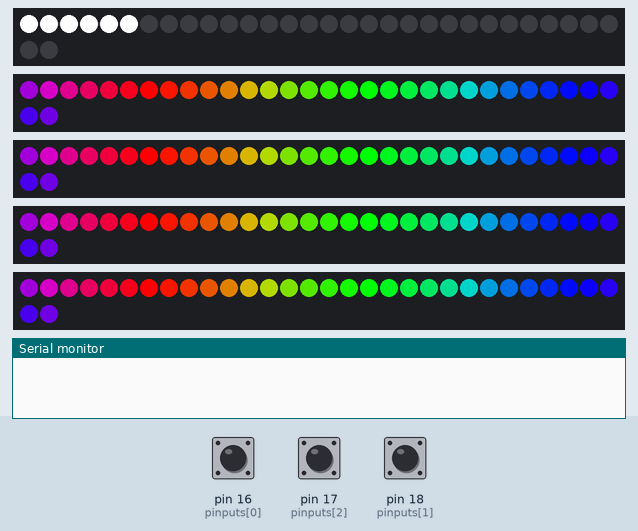
Simulated run of this sketch. Board: Arduino Uno, built with avr-gcc and run on an emulated ATmega328P. Parts: 5 × 32 RGB LEDs in strip order, left to right, continuing on the next row, the last lines printed to the serial monitor. The test bench sets the inputs (shaded band); at power-on: pin 16 (pinputs[0]) HIGH, pin 17 (pinputs[2]) HIGH, pin 18 (pinputs[1]) HIGH. Dim RGB values are drawn brighter than linear; random numbers use the default seed unless the sketch sets one.

Above: at 1.2 s.
1.3 s: pin 16 (pinputs[0]) pulled LOW for 0.15 s
At 1.71 s:
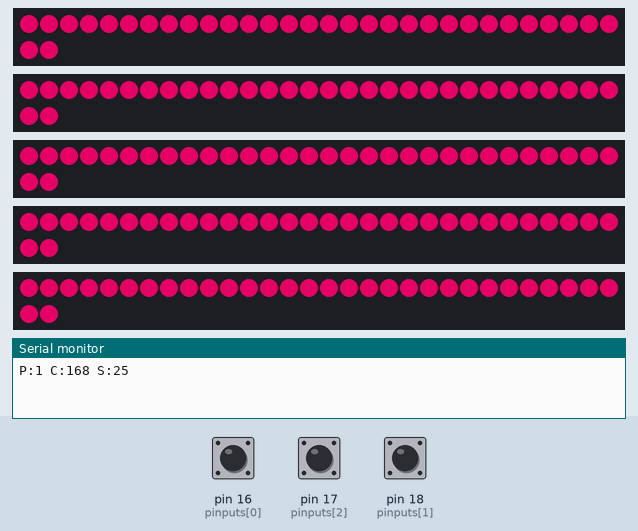
2.0 s: pin 17 (pinputs[2]) pulled LOW for 0.15 s
At 2.33 s:
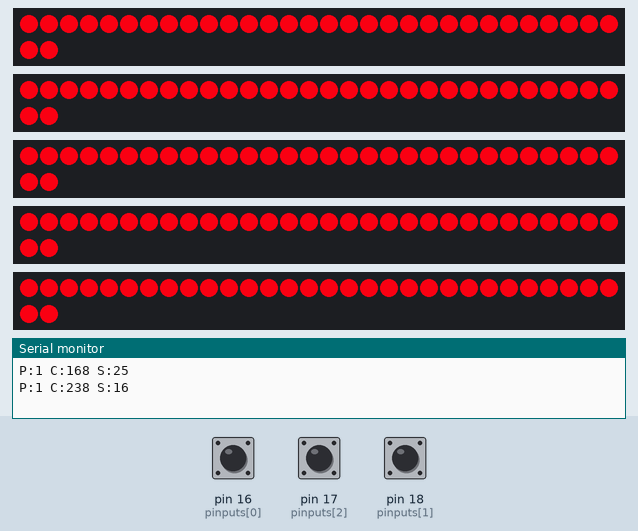
2.7 s: pin 18 (pinputs[1]) pulled LOW for 0.15 s
3.4 s: pin 18 (pinputs[1]) pulled LOW for 1 s
At 4.81 s:
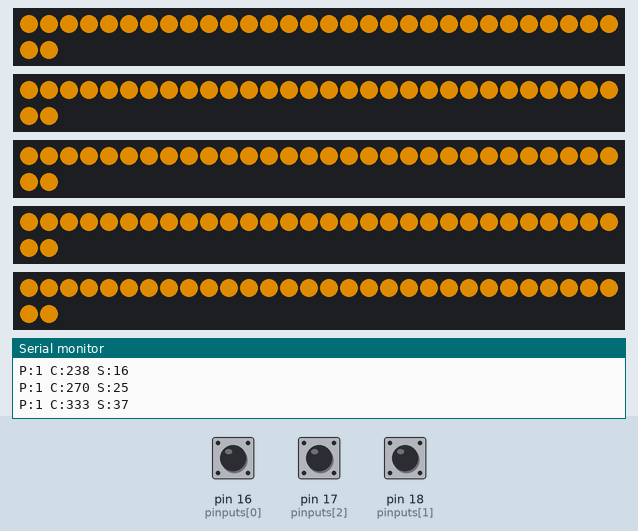
5.0 s: pin 17 (pinputs[2]) pulled LOW for 1 s
At 5.42 s:
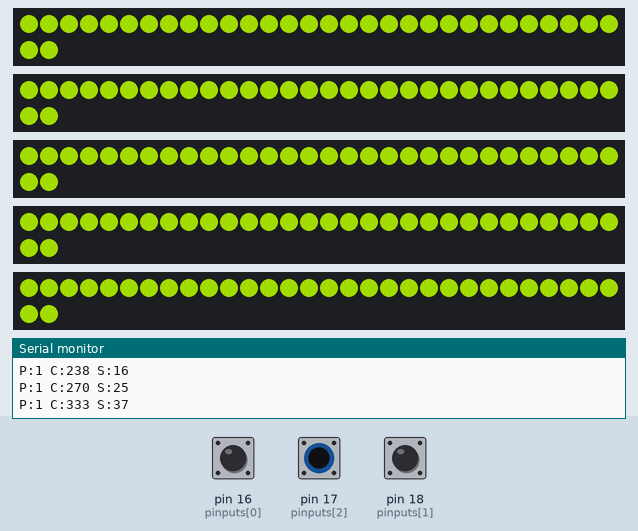
6.6 s: pin 16 (pinputs[0]) pulled LOW for 1 s
At 7.3 s:
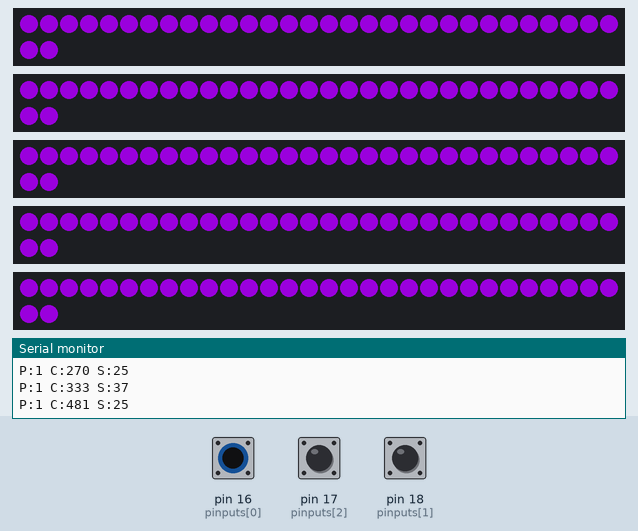
Timing chart, 0 to 9.6 s (numbered marks = the images above; inputs shaded):
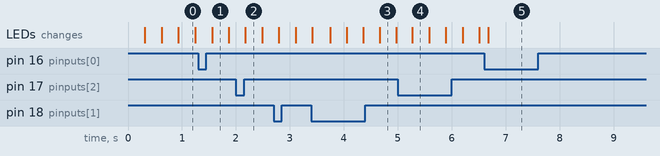

The sketch:

GlowCloudCore.ino
```cpp
#include <Adafruit_NeoPixel.h>

#define pix 32   // how many pixels

int pinputs[3]={16,18,17};  // {button,encA,encB}

boolean hold[3];
long unsigned holdTimer[3];

int speeds[10]={3,5,7,11,16,25,37,56,85,128};


  Adafruit_NeoPixel strip[5]={
  Adafruit_NeoPixel(pix, 8 ,NEO_GRB + NEO_KHZ800),
  Adafruit_NeoPixel(pix, 2, NEO_GRB + NEO_KHZ800),
  Adafruit_NeoPixel(pix, 3, NEO_GRB + NEO_KHZ800),
  Adafruit_NeoPixel(pix, 4, NEO_GRB + NEO_KHZ800),
  Adafruit_NeoPixel(pix, 5, NEO_GRB + NEO_KHZ800)};


void setup() {
  Serial.begin(115200);
  for(int a=0;a<3;a++){
    pinMode(pinputs[a],INPUT_PULLUP);
  }
  for(int a=0;a<5;a++){
    strip[a].begin();
  }
}


const int divi=768/pix;
int color;
int oldcolor;
int spd=5;             // speed setting
int pgm;               // program
int lpixel;            //lightningpixel;
int lstrip=1;
int lcolor;
long unsigned ltimer;  // lighting timer
long unsigned ctimer;  // color change timer
long unsigned  timer;  //timer

boolean setupz=1;
boolean updateC;
boolean flashCore;

void loop() {
  timer=millis();
  for(int a=0;a<3;a++){
    if(!digitalRead(pinputs[a])&&!hold[a]&&timer>holdTimer[a]){
      holdTimer[a]=timer+2;
      hold[a]=1;
      if(a==0){
        pgm=(pgm+1)%6;
        setupz=1;
      }
      if(a==1&&!hold[2]){spd=min(spd+1,9);color=min(color+5,255);}
      if(a==2&&!hold[1]){spd=max(0,spd-1);color=max(0,color-5);}
    }
    if(digitalRead(pinputs[a])&&hold[a]&&timer>holdTimer[a]){
      holdTimer[a]=timer+10;
      hold[a]=0;
      Serial.print("P:");
      Serial.print(pgm);
      Serial.print(" C:");
      Serial.print(color);
      Serial.print(" S:");
      Serial.println(speeds[spd]);
    }
  }


  if(pgm==0){
    if(setupz){
      setupz=0;
      for(int a=0;a<6;a++){
        dimPixel(0,a,255);
      }
      strip[0].show();
    }
    if(timer>ctimer){
      ctimer=timer+speeds[spd];
      color+=3;
      color%=768;
      for(int a=1;a<5;a++){
        for(int b=0;b<pix;b++){
          setPixel(a,b,(b*divi)+color,255);
        }
        strip[a].show();
      }
    }
  }

  if(pgm==1){
    if(timer>ctimer){
      ctimer=timer+speeds[spd];
      color+=3;
      color%=768;
      for(int a=0;a<5;a++){
        for(int b=0;b<pix;b++){
          setPixel(a,b,color,255);
        }
        strip[a].show();
      }
    }
  }


  if(pgm==2){
    if(setupz){
      setupz=0;
      dimAll();
      showAll();
    }
    if(color!=oldcolor){
      oldcolor=color;
      for(int a=0;a<5;a++){
        for(int b=0;b<pix;b++){
          setPixel(a,b,color*3,255);
        }
        strip[a].show();
      }
    }
  }

  if(pgm==3){
    if(setupz){
      setupz=0;
      dimAll();
      showAll();
    }
    if(timer>ltimer){
      ltimer=timer+3;
      if(flashCore){
        flashCore=0;
        dimAll();
        strip[0].show();
      }
      if(!lpixel){
        ltimer+=8;
        for(int a=0;a<pix;a++){
          dimPixel(0,a,255);
        }
        strip[0].show();
        flashCore=1;
      }
      dimPixel(lstrip,lpixel,255);
      strip[lstrip].show();
      lpixel++;
      if(lpixel==pix){
        dimAll();
        ltimer=timer+random(speeds[spd]*40);
        lpixel=0;
        lstrip=random(4)+1;
        lcolor=random(768);
      }
    }
  }
  if(pgm==4){
    if(setupz){
      setupz=0;
      dimAll();
      showAll();
    }
    if(timer>ltimer){
      ltimer=timer+3;
      if(flashCore){
        flashCore=0;
        dimAll();
        strip[0].show();
      }
      if(!lpixel){
        ltimer+=8;
        for(int a=0;a<pix;a++){
          dimPixel(0,a,255);
        }
        strip[0].show();
        flashCore=1;
      }
      setPixel(lstrip,lpixel,lcolor,255);
      strip[lstrip].show();
      lpixel++;
      if(lpixel==pix){
        dimAll();
        ltimer=timer+random(speeds[spd]*40);
        lpixel=0;
        lstrip=random(4)+1;
        lcolor=random(768);
      }
    }
  }

  if(pgm==5){
    if(timer>ctimer){
      ctimer=timer+speeds[spd];
      for(int a=0;a<5;a++){
        setPixel(a,random(pix),random(768),255);
        strip[a].show();
      }
      dimAll();
    }
  }


}

void setPixel(int stripz, int pixelz, int colorz, long unsigned fadez){
  colorz%=768;
  pixelz%=pix;
  fadez*=fadez;
  fadez/=255;

  if(colorz<256){
    colorz=(colorz*fadez)/255;
    strip[stripz].setPixelColor(pixelz,colorz,0,fadez-colorz);
  }
  if(colorz>=256&&colorz<512){
    colorz-=256;
    colorz=(colorz*fadez)/255;
    strip[stripz].setPixelColor(pixelz,fadez-colorz,colorz,0);
  }
  if(colorz>=512){
    colorz-=512;
    colorz=(colorz*fadez)/255;
    strip[stripz].setPixelColor(pixelz,0,fadez-colorz,colorz);
  }
}

void dimPixel(int stripz, int pixelz, long unsigned fadez){
  fadez*=fadez;
  fadez/=255;
  pixelz%=pix;
  strip[stripz].setPixelColor(pixelz,fadez,fadez,fadez);
}

void dimAll(){
  for(int a=0;a<5;a++){
    for(int b=0;b<pix;b++){
      dimPixel(a,b,0);
    }
    strip[a].show();
  }
}

void showAll(){
  for(int a=0;a<5;a++){
    strip[a].show();
  }
}
```
